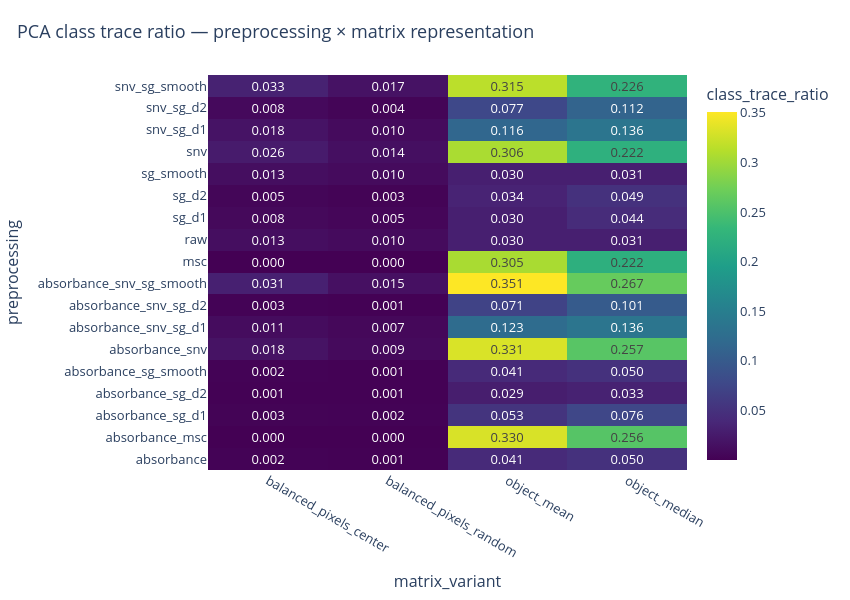

Source (notebook cell):
### Code cell
plot_pca_metric_heatmap(
    pca_scored_df,
    metric="class_trace_ratio",
    index_col="preprocessing",
    column_col="matrix_variant",
    title="PCA class trace ratio — preprocessing × matrix representation",
    show=True,
)

### Figure 1 — Plotly figure (JSON) as saved in the notebook; plotly's stock layout.template omitted (floating-point values rounded to 4 significant figures)
{"data": [{"colorbar": {"title": {"text": "class_trace_ratio"}}, "colorscale": [[0, "#440154"], [0.1111, "#482878"], [0.2222, "#3e4989"], [0.3333, "#31688e"], [0.4444, "#26828e"], [0.5556, "#1f9e89"], [0.6667, "#35b779"], [0.7778, "#6ece58"], [0.8889, "#b5de2b"], [1, "#fde725"]], "hovertemplate": "preprocessing: %{y}<br>matrix_variant: %{x}<br>class_trace_ratio: %{z:.4f}<extra></extra>", "text": [["0.002", "0.001", "0.041", "0.050"], ["0.000", "0.000", "0.330", "0.256"], ["0.003", "0.002", "0.053", "0.076"], ["0.001", "0.001", "0.029", "0.033"], ["0.002", "0.001", "0.041", "0.050"], ["0.018", "0.009", "0.331", "0.257"], ["0.011", "0.007", "0.123", "0.136"], ["0.003", "0.001", "0.071", "0.101"], ["0.031", "0.015", "0.351", "0.267"], ["0.000", "0.000", "0.305", "0.222"], ["0.013", "0.010", "0.030", "0.031"], ["0.008", "0.005", "0.030", "0.044"], ["0.005", "0.003", "0.034", "0.049"], ["0.013", "0.010", "0.030", "0.031"], ["0.026", "0.014", "0.306", "0.222"], ["0.018", "0.010", "0.116", "0.136"], ["0.008", "0.004", "0.077", "0.112"], ["0.033", "0.017", "0.315", "0.226"]], "texttemplate": "%{text}", "type": "heatmap", "x": ["balanced_pixels_center", "balanced_pixels_random", "object_mean", "object_median"], "y": ["absorbance", "absorbance_msc", "absorbance_sg_d1", "absorbance_sg_d2", "absorbance_sg_smooth", "absorbance_snv", "absorbance_snv_sg_d1", "absorbance_snv_sg_d2", "absorbance_snv_sg_smooth", "msc", "raw", "sg_d1", "sg_d2", "sg_smooth", "snv", "snv_sg_d1", "snv_sg_d2", "snv_sg_smooth"], "z": [[0.002231, 0.0008651, 0.04142, 0.05003], [0.0001389, 0.0001851, 0.3305, 0.2565], [0.002625, 0.001923, 0.05328, 0.07575], [0.0009926, 0.0009959, 0.02878, 0.03278], [0.00226, 0.0008743, 0.04138, 0.04991], [0.01772, 0.008828, 0.3315, 0.2574], [0.01139, 0.006781, 0.1227, 0.136], [0.002556, 0.0009633, 0.07132, 0.101], [0.03097, 0.01496, 0.3507, 0.2672], [0.0001122, 0.0001799, 0.3053, 0.2216], [0.01278, 0.00978, 0.03005, 0.03057], [0.007669, 0.005177, 0.03046, 0.04378], [0.004938, 0.002676, 0.03447, 0.04948], [0.01279, 0.009795, 0.03008, 0.03053], [0.02593, 0.01418, 0.3058, 0.2224], [0.01846, 0.009769, 0.1159, 0.1359], [0.008302, 0.003624, 0.0769, 0.1116], [0.03267, 0.01714, 0.3149, 0.2265]]}], "layout": {"font": {"size": 13}, "height": 600, "hoverlabel": {"namelength": -1}, "margin": {"b": 65, "l": 70, "r": 80, "t": 75}, "title": {"font": {"size": 18}, "text": "PCA class trace ratio — preprocessing × matrix representation", "x": 0.02}, "width": 850, "xaxis": {"title": {"text": "matrix_variant"}}, "yaxis": {"title": {"text": "preprocessing"}}}}
